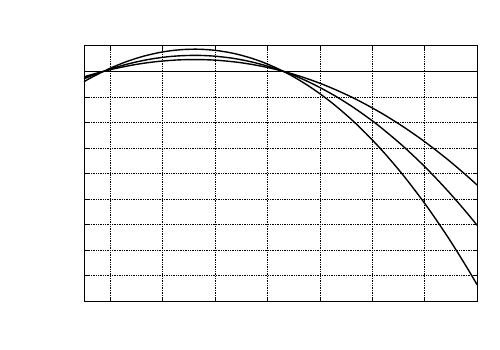

This chart was generated by the following gnuplot code:
# gnuplot script file
# 
# Position Error - Altitude plot - Flaps UP
#
## for direct inclusion in latex using epslatex terminal

load 'common_commands.gp'
set output '../graphs/alt_error_flaps_up.eps'

set title "Static Source Position Error - Altitude - Flaps Retracted"
set grid xtics mxtics ytics mxtics lw 2, lw 1
set xrange [50:200]
set xlabel "IAS - instrument corrected (kt)"
set ylabel "Position Error in Altitude (ft)"

# set label 10 "Flaps Retracted" at 125, -55 front center
set label 11 "Baro Altitude = Altimeter Reading + Error" at 125, -65 front center
set label 12 "ASI and Altimeter Instrument Errors Assumed to be Zero" at 125, -75 front center

set label 20 "Sea Level" at 180, -24.5 front rotate by -36
set label 21 "10,000 ft" at 180, -34 front rotate by -44
set label 22 "20,000 ft" at 180, -47 front  rotate by -53

plot -26.5738079850128877 + 0.6535077617469572 * x + -0.0031623285223541 * x**2 + -0.0000027699653106 * x**3 title "" with lines lt -1 lw 2 , 1.35413389 * (-26.5738079850128877 + 0.6535077617469572 * x + -0.0031623285223541 * x**2 + -0.0000027699653106 * x**3) title "" with lines lt -1 lw 2 , 1.87683561 * (-26.5738079850128877 + 0.6535077617469572 * x + -0.0031623285223541 * x**2 + -0.0000027699653106 * x**3) title "" with lines lt -1 lw 2  
